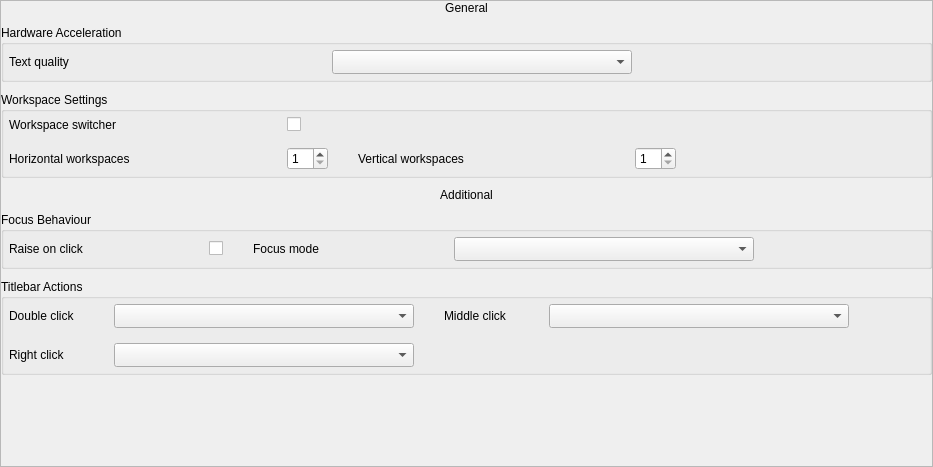
<?xml version="1.0" encoding="UTF-8"?>
<ui version="4.0">
 <class>WindowManagerSettings</class>
 <widget class="QWidget" name="WindowManagerSettings">
  <property name="geometry">
   <rect>
    <x>0</x>
    <y>0</y>
    <width>933</width>
    <height>467</height>
   </rect>
  </property>
  <property name="windowTitle">
   <string notr="true"/>
  </property>
  <layout class="QVBoxLayout" name="verticalLayout">
   <property name="spacing">
    <number>0</number>
   </property>
   <property name="leftMargin">
    <number>0</number>
   </property>
   <property name="topMargin">
    <number>0</number>
   </property>
   <property name="rightMargin">
    <number>0</number>
   </property>
   <property name="bottomMargin">
    <number>0</number>
   </property>
   <item>
    <widget class="QScrollArea" name="scrollArea">
     <property name="sizePolicy">
      <sizepolicy hsizetype="Expanding" vsizetype="Expanding">
       <horstretch>0</horstretch>
       <verstretch>0</verstretch>
      </sizepolicy>
     </property>
     <property name="widgetResizable">
      <bool>true</bool>
     </property>
     <widget class="QWidget" name="scrollAreaUnityContents">
      <property name="geometry">
       <rect>
        <x>0</x>
        <y>0</y>
        <width>931</width>
        <height>465</height>
       </rect>
      </property>
      <layout class="QGridLayout" name="gridLayout">
       <property name="leftMargin">
        <number>0</number>
       </property>
       <property name="topMargin">
        <number>0</number>
       </property>
       <property name="rightMargin">
        <number>0</number>
       </property>
       <property name="bottomMargin">
        <number>0</number>
       </property>
       <property name="horizontalSpacing">
        <number>15</number>
       </property>
       <property name="verticalSpacing">
        <number>10</number>
       </property>
       <item row="13" column="0">
        <spacer name="verticalSpacer">
         <property name="orientation">
          <enum>Qt::Vertical</enum>
         </property>
         <property name="sizeHint" stdset="0">
          <size>
           <width>20</width>
           <height>46</height>
          </size>
         </property>
        </spacer>
       </item>
       <item row="0" column="0">
        <widget class="QLabel" name="label">
         <property name="accessibleName">
          <string notr="true">general-title</string>
         </property>
         <property name="text">
          <string>General</string>
         </property>
         <property name="alignment">
          <set>Qt::AlignCenter</set>
         </property>
        </widget>
       </item>
       <item row="9" column="0">
        <widget class="QGroupBox" name="grpAdditionalTitlebar">
         <property name="title">
          <string>Titlebar Actions</string>
         </property>
         <layout class="QGridLayout" name="gridLayout_5">
          <property name="leftMargin">
           <number>5</number>
          </property>
          <property name="topMargin">
           <number>5</number>
          </property>
          <property name="rightMargin">
           <number>5</number>
          </property>
          <property name="bottomMargin">
           <number>5</number>
          </property>
          <property name="horizontalSpacing">
           <number>30</number>
          </property>
          <property name="verticalSpacing">
           <number>15</number>
          </property>
          <item row="0" column="1">
           <widget class="QComboBox" name="cmbTitleBarDoubleClick">
            <property name="sizePolicy">
             <sizepolicy hsizetype="Expanding" vsizetype="Fixed">
              <horstretch>0</horstretch>
              <verstretch>0</verstretch>
             </sizepolicy>
            </property>
            <property name="minimumSize">
             <size>
              <width>300</width>
              <height>0</height>
             </size>
            </property>
            <property name="maximumSize">
             <size>
              <width>16777215</width>
              <height>16777215</height>
             </size>
            </property>
            <property name="sizeAdjustPolicy">
             <enum>QComboBox::AdjustToMinimumContentsLengthWithIcon</enum>
            </property>
           </widget>
          </item>
          <item row="1" column="0">
           <widget class="QLabel" name="lblHomeIcon_9">
            <property name="sizePolicy">
             <sizepolicy hsizetype="Expanding" vsizetype="Preferred">
              <horstretch>0</horstretch>
              <verstretch>0</verstretch>
             </sizepolicy>
            </property>
            <property name="text">
             <string>Right click</string>
            </property>
           </widget>
          </item>
          <item row="0" column="0">
           <widget class="QLabel" name="lblHomeIcon_7">
            <property name="sizePolicy">
             <sizepolicy hsizetype="Expanding" vsizetype="Preferred">
              <horstretch>0</horstretch>
              <verstretch>0</verstretch>
             </sizepolicy>
            </property>
            <property name="text">
             <string>Double click</string>
            </property>
           </widget>
          </item>
          <item row="0" column="2">
           <widget class="QLabel" name="lblHomeIcon_8">
            <property name="sizePolicy">
             <sizepolicy hsizetype="Expanding" vsizetype="Preferred">
              <horstretch>0</horstretch>
              <verstretch>0</verstretch>
             </sizepolicy>
            </property>
            <property name="text">
             <string>Middle click</string>
            </property>
           </widget>
          </item>
          <item row="1" column="1">
           <widget class="QComboBox" name="cmbTitleBarRightClick">
            <property name="sizePolicy">
             <sizepolicy hsizetype="Expanding" vsizetype="Fixed">
              <horstretch>0</horstretch>
              <verstretch>0</verstretch>
             </sizepolicy>
            </property>
            <property name="minimumSize">
             <size>
              <width>300</width>
              <height>0</height>
             </size>
            </property>
            <property name="maximumSize">
             <size>
              <width>16777215</width>
              <height>16777215</height>
             </size>
            </property>
            <property name="sizeAdjustPolicy">
             <enum>QComboBox::AdjustToMinimumContentsLengthWithIcon</enum>
            </property>
           </widget>
          </item>
          <item row="0" column="3">
           <widget class="QComboBox" name="cmbTitleBarMiddleClick">
            <property name="sizePolicy">
             <sizepolicy hsizetype="Expanding" vsizetype="Fixed">
              <horstretch>0</horstretch>
              <verstretch>0</verstretch>
             </sizepolicy>
            </property>
            <property name="minimumSize">
             <size>
              <width>300</width>
              <height>0</height>
             </size>
            </property>
            <property name="maximumSize">
             <size>
              <width>16777215</width>
              <height>16777215</height>
             </size>
            </property>
            <property name="sizeAdjustPolicy">
             <enum>QComboBox::AdjustToMinimumContentsLengthWithIcon</enum>
            </property>
           </widget>
          </item>
          <item row="0" column="4">
           <spacer name="horizontalSpacer_4">
            <property name="orientation">
             <enum>Qt::Horizontal</enum>
            </property>
            <property name="sizeHint" stdset="0">
             <size>
              <width>40</width>
              <height>20</height>
             </size>
            </property>
           </spacer>
          </item>
         </layout>
        </widget>
       </item>
       <item row="6" column="0">
        <widget class="QLabel" name="label_3">
         <property name="accessibleName">
          <string notr="true">general-title</string>
         </property>
         <property name="text">
          <string>Additional</string>
         </property>
         <property name="alignment">
          <set>Qt::AlignCenter</set>
         </property>
        </widget>
       </item>
       <item row="2" column="0">
        <widget class="QGroupBox" name="grpWorkspace">
         <property name="title">
          <string>Workspace Settings</string>
         </property>
         <layout class="QGridLayout" name="gridLayout_3">
          <property name="leftMargin">
           <number>5</number>
          </property>
          <property name="topMargin">
           <number>5</number>
          </property>
          <property name="rightMargin">
           <number>5</number>
          </property>
          <property name="bottomMargin">
           <number>5</number>
          </property>
          <property name="horizontalSpacing">
           <number>30</number>
          </property>
          <property name="verticalSpacing">
           <number>15</number>
          </property>
          <item row="0" column="1">
           <widget class="QCheckBox" name="checkWorkspaceSwitcher">
            <property name="cursor">
             <cursorShape>PointingHandCursor</cursorShape>
            </property>
            <property name="focusPolicy">
             <enum>Qt::NoFocus</enum>
            </property>
            <property name="text">
             <string/>
            </property>
           </widget>
          </item>
          <item row="1" column="2">
           <widget class="QLabel" name="lblMountedIcon_3">
            <property name="sizePolicy">
             <sizepolicy hsizetype="Expanding" vsizetype="Preferred">
              <horstretch>0</horstretch>
              <verstretch>0</verstretch>
             </sizepolicy>
            </property>
            <property name="text">
             <string>Vertical workspaces</string>
            </property>
           </widget>
          </item>
          <item row="1" column="3" alignment="Qt::AlignLeft">
           <widget class="QSpinBox" name="spinVerticWorkspace">
            <property name="minimum">
             <number>1</number>
            </property>
            <property name="maximum">
             <number>25</number>
            </property>
           </widget>
          </item>
          <item row="0" column="0">
           <widget class="QLabel" name="lblMountedIcon_2">
            <property name="sizePolicy">
             <sizepolicy hsizetype="Expanding" vsizetype="Preferred">
              <horstretch>0</horstretch>
              <verstretch>0</verstretch>
             </sizepolicy>
            </property>
            <property name="text">
             <string>Workspace switcher</string>
            </property>
           </widget>
          </item>
          <item row="1" column="1" alignment="Qt::AlignLeft">
           <widget class="QSpinBox" name="spinHorizonWorkspace">
            <property name="minimum">
             <number>1</number>
            </property>
            <property name="maximum">
             <number>25</number>
            </property>
           </widget>
          </item>
          <item row="1" column="0">
           <widget class="QLabel" name="label_2">
            <property name="sizePolicy">
             <sizepolicy hsizetype="Expanding" vsizetype="Preferred">
              <horstretch>0</horstretch>
              <verstretch>0</verstretch>
             </sizepolicy>
            </property>
            <property name="text">
             <string>Horizontal workspaces</string>
            </property>
           </widget>
          </item>
          <item row="1" column="4">
           <spacer name="horizontalSpacer_2">
            <property name="orientation">
             <enum>Qt::Horizontal</enum>
            </property>
            <property name="sizeHint" stdset="0">
             <size>
              <width>40</width>
              <height>20</height>
             </size>
            </property>
           </spacer>
          </item>
         </layout>
        </widget>
       </item>
       <item row="7" column="0">
        <widget class="QGroupBox" name="grpAdditionalFocus">
         <property name="title">
          <string>Focus Behaviour</string>
         </property>
         <layout class="QGridLayout" name="gridLayout_4">
          <property name="leftMargin">
           <number>5</number>
          </property>
          <property name="topMargin">
           <number>5</number>
          </property>
          <property name="rightMargin">
           <number>5</number>
          </property>
          <property name="bottomMargin">
           <number>5</number>
          </property>
          <property name="horizontalSpacing">
           <number>30</number>
          </property>
          <property name="verticalSpacing">
           <number>15</number>
          </property>
          <item row="0" column="2">
           <widget class="QLabel" name="lblHomeIcon_4">
            <property name="sizePolicy">
             <sizepolicy hsizetype="Expanding" vsizetype="Preferred">
              <horstretch>0</horstretch>
              <verstretch>0</verstretch>
             </sizepolicy>
            </property>
            <property name="text">
             <string>Focus mode</string>
            </property>
           </widget>
          </item>
          <item row="0" column="1">
           <widget class="QCheckBox" name="checkRaiseOnClick">
            <property name="cursor">
             <cursorShape>PointingHandCursor</cursorShape>
            </property>
            <property name="focusPolicy">
             <enum>Qt::NoFocus</enum>
            </property>
            <property name="text">
             <string/>
            </property>
           </widget>
          </item>
          <item row="0" column="3">
           <widget class="QComboBox" name="cmbFocusMode">
            <property name="sizePolicy">
             <sizepolicy hsizetype="Expanding" vsizetype="Fixed">
              <horstretch>0</horstretch>
              <verstretch>0</verstretch>
             </sizepolicy>
            </property>
            <property name="minimumSize">
             <size>
              <width>300</width>
              <height>0</height>
             </size>
            </property>
            <property name="maximumSize">
             <size>
              <width>16777215</width>
              <height>16777215</height>
             </size>
            </property>
            <property name="sizeAdjustPolicy">
             <enum>QComboBox::AdjustToMinimumContentsLengthWithIcon</enum>
            </property>
           </widget>
          </item>
          <item row="0" column="0">
           <widget class="QLabel" name="lblHomeIcon_3">
            <property name="sizePolicy">
             <sizepolicy hsizetype="Expanding" vsizetype="Preferred">
              <horstretch>0</horstretch>
              <verstretch>0</verstretch>
             </sizepolicy>
            </property>
            <property name="text">
             <string>Raise on click</string>
            </property>
           </widget>
          </item>
          <item row="0" column="4">
           <spacer name="horizontalSpacer_3">
            <property name="orientation">
             <enum>Qt::Horizontal</enum>
            </property>
            <property name="sizeHint" stdset="0">
             <size>
              <width>40</width>
              <height>20</height>
             </size>
            </property>
           </spacer>
          </item>
         </layout>
        </widget>
       </item>
       <item row="1" column="0">
        <widget class="QGroupBox" name="grpHardware">
         <property name="title">
          <string>Hardware Acceleration</string>
         </property>
         <layout class="QGridLayout" name="gridLayout_2">
          <property name="leftMargin">
           <number>5</number>
          </property>
          <property name="topMargin">
           <number>5</number>
          </property>
          <property name="rightMargin">
           <number>5</number>
          </property>
          <property name="bottomMargin">
           <number>5</number>
          </property>
          <property name="horizontalSpacing">
           <number>30</number>
          </property>
          <property name="verticalSpacing">
           <number>15</number>
          </property>
          <item row="0" column="1">
           <widget class="QComboBox" name="cmbTextQuality">
            <property name="sizePolicy">
             <sizepolicy hsizetype="Expanding" vsizetype="Fixed">
              <horstretch>0</horstretch>
              <verstretch>0</verstretch>
             </sizepolicy>
            </property>
            <property name="minimumSize">
             <size>
              <width>300</width>
              <height>0</height>
             </size>
            </property>
            <property name="maximumSize">
             <size>
              <width>16777215</width>
              <height>16777215</height>
             </size>
            </property>
            <property name="sizeAdjustPolicy">
             <enum>QComboBox::AdjustToMinimumContentsLengthWithIcon</enum>
            </property>
           </widget>
          </item>
          <item row="0" column="0">
           <widget class="QLabel" name="lblHomeIcon">
            <property name="sizePolicy">
             <sizepolicy hsizetype="Expanding" vsizetype="Preferred">
              <horstretch>0</horstretch>
              <verstretch>0</verstretch>
             </sizepolicy>
            </property>
            <property name="text">
             <string>Text quality</string>
            </property>
           </widget>
          </item>
          <item row="0" column="2">
           <spacer name="horizontalSpacer">
            <property name="orientation">
             <enum>Qt::Horizontal</enum>
            </property>
            <property name="sizeHint" stdset="0">
             <size>
              <width>40</width>
              <height>20</height>
             </size>
            </property>
           </spacer>
          </item>
         </layout>
        </widget>
       </item>
      </layout>
     </widget>
    </widget>
   </item>
  </layout>
 </widget>
 <resources/>
 <connections/>
</ui>
